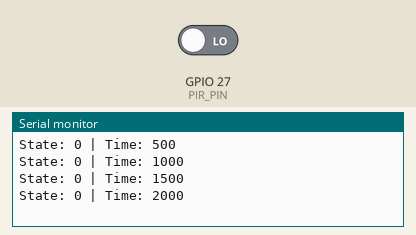
Bench run of a sketch on a simulated ESP32. Shown: the last lines printed to the serial monitor. Inputs (shaded band) come from the test bench; at power-on: GPIO 27 (PIR_PIN) LOW.

Above: at 1.8 s.
1.9 s: GPIO 27 (PIR_PIN) driven HIGH
At 2.4 s:
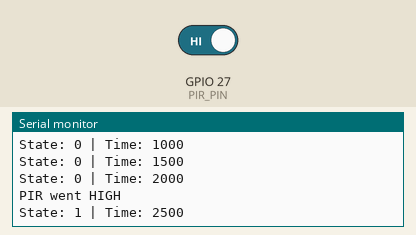
3.5 s: GPIO 27 (PIR_PIN) driven LOW
At 3.9 s:
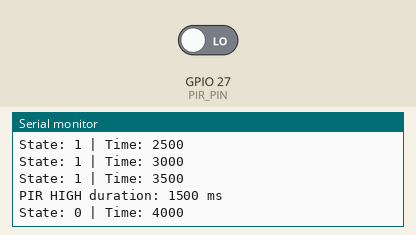
Timing chart, 0 to 6.5 s (numbered marks = the images above; inputs shaded):
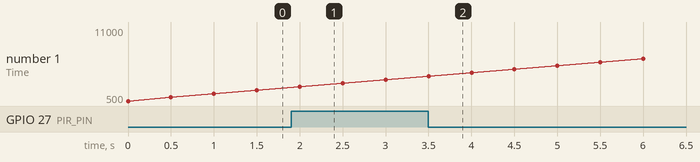

Measured:
- after the input at 1.9 s, the serial monitor: prints a new line after 0.10 s (image 1)
- after the input at 3.5 s, the serial monitor: prints a new line at once (image 2)

The sketch:

PIR_min_delay_test.ino
```cpp
#define PIR_PIN 27

unsigned long elapsed_ms = 0;
unsigned long high_start = 0;
bool wasHigh = false;

void setup() {
  Serial.begin(115200);
  pinMode(PIR_PIN, INPUT_PULLUP);
}

void loop() {
  int state = digitalRead(PIR_PIN);
  elapsed_ms += 500;

  // Detect rising edge (LOW → HIGH)
  if (state == HIGH && !wasHigh) {
    high_start = elapsed_ms;
    Serial.println("PIR went HIGH");
    wasHigh = true;
  }

  // Detect falling edge (HIGH → LOW)
  if (state == LOW && wasHigh) {
    Serial.print("PIR HIGH duration: ");
    Serial.print(elapsed_ms - high_start);
    Serial.println(" ms");
    wasHigh = false;
  }

  Serial.print("State: "); Serial.print(state);
  Serial.print(" | Time: "); Serial.println(elapsed_ms);

  delay(500);
}
```
